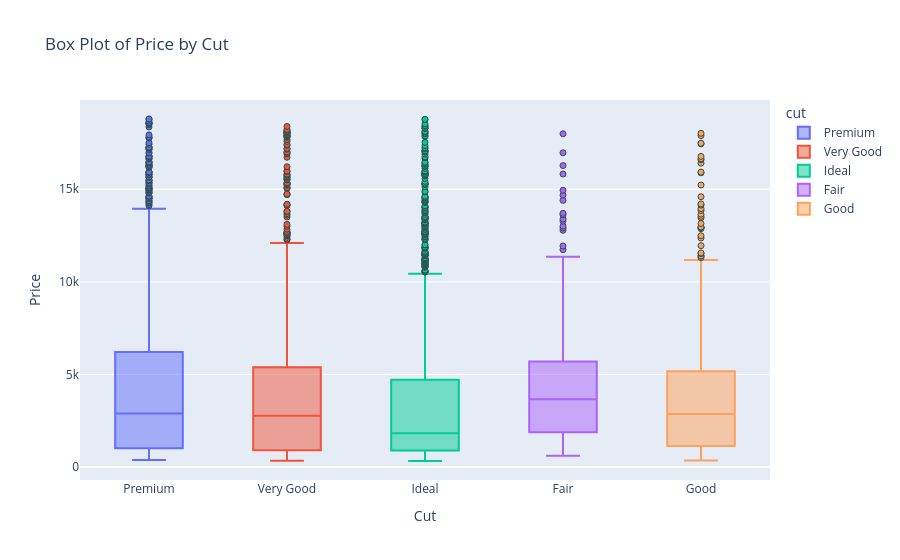

Notebook cell for this chart:
### Code cell
# Box plot
fig = px.box(df, x='cut', y='price', color='cut', title='Box Plot of Price by Cut')
fig.update_traces(marker=dict(line=dict(width=1, color='DarkSlateGrey')))
# outlier points
points = 'suspected outliers'
fig.update_layout(title='Box Plot of Price by Cut', xaxis_title='Cut', yaxis_title='Price')
fig.show()

### Figure 1 — Plotly figure (JSON) as saved in the notebook; plotly's stock layout.template omitted (floating-point values rounded to 4 significant figures; data arrays with more than 128 entries replaced by an {"elided": "..."} marker saying what was removed)
{"data": [{"alignmentgroup": "True", "hovertemplate": "cut=%{x}<br>price=%{y}<extra></extra>", "legendgroup": "Premium", "marker": {"color": "#636efa", "line": {"color": "DarkSlateGrey", "width": 1}}, "name": "Premium", "notched": false, "offsetgroup": "Premium", "orientation": "v", "showlegend": true, "type": "box", "x": {"elided": "1447 str values"}, "x0": " ", "xaxis": "x", "y": {"elided": "1447 int values"}, "y0": " ", "yaxis": "y"}, {"alignmentgroup": "True", "hovertemplate": "cut=%{x}<br>price=%{y}<extra></extra>", "legendgroup": "Very Good", "marker": {"color": "#EF553B", "line": {"color": "DarkSlateGrey", "width": 1}}, "name": "Very Good", "notched": false, "offsetgroup": "Very Good", "orientation": "v", "showlegend": true, "type": "box", "x": {"elided": "1195 str values"}, "x0": " ", "xaxis": "x", "y": {"elided": "1195 int values"}, "y0": " ", "yaxis": "y"}, {"alignmentgroup": "True", "hovertemplate": "cut=%{x}<br>price=%{y}<extra></extra>", "legendgroup": "Ideal", "marker": {"color": "#00cc96", "line": {"color": "DarkSlateGrey", "width": 1}}, "name": "Ideal", "notched": false, "offsetgroup": "Ideal", "orientation": "v", "showlegend": true, "type": "box", "x": {"elided": "2127 str values"}, "x0": " ", "xaxis": "x", "y": {"elided": "2127 int values"}, "y0": " ", "yaxis": "y"}, {"alignmentgroup": "True", "hovertemplate": "cut=%{x}<br>price=%{y}<extra></extra>", "legendgroup": "Fair", "marker": {"color": "#ab63fa", "line": {"color": "DarkSlateGrey", "width": 1}}, "name": "Fair", "notched": false, "offsetgroup": "Fair", "orientation": "v", "showlegend": true, "type": "box", "x": {"elided": "168 str values"}, "x0": " ", "xaxis": "x", "y": {"elided": "168 int values"}, "y0": " ", "yaxis": "y"}, {"alignmentgroup": "True", "hovertemplate": "cut=%{x}<br>price=%{y}<extra></extra>", "legendgroup": "Good", "marker": {"color": "#FFA15A", "line": {"color": "DarkSlateGrey", "width": 1}}, "name": "Good", "notched": false, "offsetgroup": "Good", "orientation": "v", "showlegend": true, "type": "box", "x": {"elided": "457 str values"}, "x0": " ", "xaxis": "x", "y": {"elided": "457 int values"}, "y0": " ", "yaxis": "y"}], "layout": {"boxmode": "overlay", "legend": {"title": {"text": "cut"}, "tracegroupgap": 0}, "title": {"text": "Box Plot of Price by Cut"}, "xaxis": {"anchor": "y", "categoryarray": ["Premium", "Very Good", "Ideal", "Fair", "Good"], "categoryorder": "array", "domain": [0, 1], "title": {"text": "Cut"}}, "yaxis": {"anchor": "x", "domain": [0, 1], "title": {"text": "Price"}}}}
